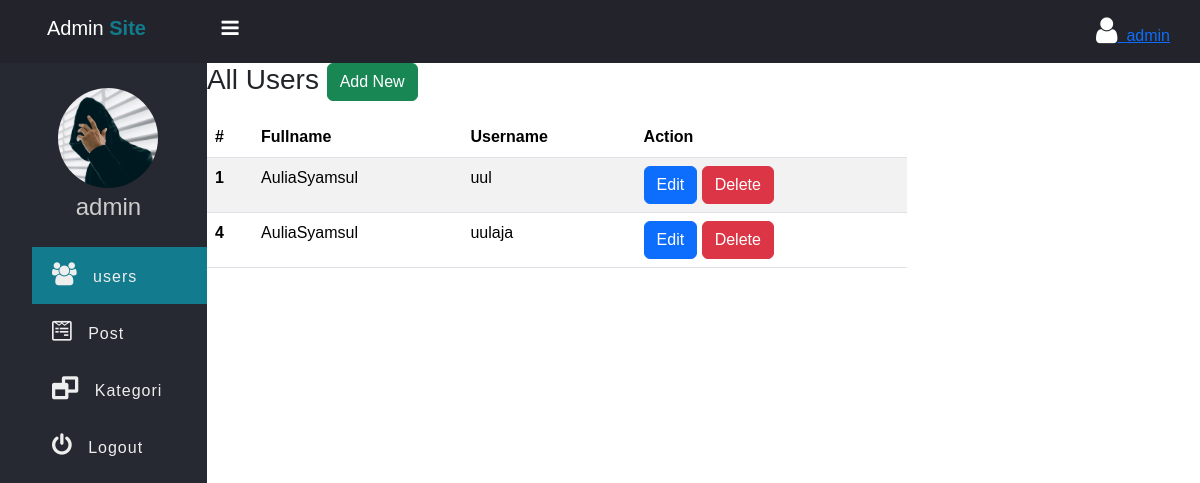
Page /admin/users.php (signed in) on the committed database.
### tables this page shows
CREATE TABLE IF NOT EXISTS `users` (
  `id_user` int NOT NULL AUTO_INCREMENT,
  `fname` varchar(255) DEFAULT NULL,
  `username` varchar(255) DEFAULT NULL,
  `password` varchar(255) DEFAULT NULL,
  PRIMARY KEY (`id_user`) USING BTREE
);

### data/User.php (called while the page is built, shortened)
<?php
function getAll($conn){
    $sql = "SELECT id_user, fname, username FROM users";
    $stmt = $conn->prepare($sql);
    $stmt->execute();
    if($stmt->rowCount() >= 1){
        $data = $stmt->fetchAll();
        return $data;
    }else {
        return 0;
    }
}

### admin/users.php (the view, shortened to what this page needs)
<?php
if (isset($_SESSION['admin_id']) && isset($_SESSION['username'])) {
 ?>
<!DOCTYPE html>
<html>
<head>
    <link rel="stylesheet" href="https://stackpath.bootstrapcdn.com/font-awesome/4.7.0/css/font-awesome.min.css">
    <link href="https://cdn.jsdelivr.net/npm/bootstrap@5.3.3/dist/css/bootstrap.min.css" rel="stylesheet">
    <link rel="stylesheet" href="../css/side-bar.css">
    <link rel="stylesheet" href="../css/style.css">
</head>
<body>
    <?php
    include 'inc/side-nav.php';
    include_once '../data/User.php';
    include_once '../db_conn.php';
    $users = getAll($conn);
    ?>
    <div class="main-table">
        <h3 class="mb-3">All Users <a href="../signup.php" class="btn btn-success">Add New</a> </h3>
        <?php if (!empty($users)) { ?>
            <table class="table t1 table-striped">
                <thead>
                    <tr>
                        <th scope="col">#</th>
                        <th scope="col">Fullname</th>
                        <th scope="col">Username</th>
                        <th scope="col">Action</th>
                    </tr>
                </thead>
                <tbody>
                    <?php foreach ($users as $index => $user) { ?>
                    <tr>
                        <th scope="row"><?=$user['id_user']?></th>
                        <td><?=$user['fname']?></td>
                        <td><?=$user['username']?></td>
                        <td>
                            <a href="user-edit.php?user_id=<?=$user['id_user']?>" class="btn btn-primary">Edit</a>
                            <a href="user-delete.php?user_id=<?=$user['id_user']?>" class="btn btn-danger">Delete</a>
                        </td>
                    </tr>
                    <?php } ?>
                </tbody>
            </table>
        <?php } else { ?>
            <div class="alert alert-warning">
                Kosong!!
            </div>
        <?php } ?>
    </div>
</body>
</html>
<?php
} else {
    header("Location: ../admin-login.php");
    exit;
}
?>

### css/side-bar.css (style rules this page uses)
* { padding: 0; margin: 0; box-sizing: border-box; font-family: arial, sans-serif; }

### css/style.css (style rules this page uses)
.main-table { width: 90%; max-width: 700px; }

### rows in the picture
users: id_user "1", fname "AuliaSyamsul", username "uul"
users: id_user "4", fname "AuliaSyamsul", username "uulaja"

### other values in the picture
$_SESSION['username'] "admin"
